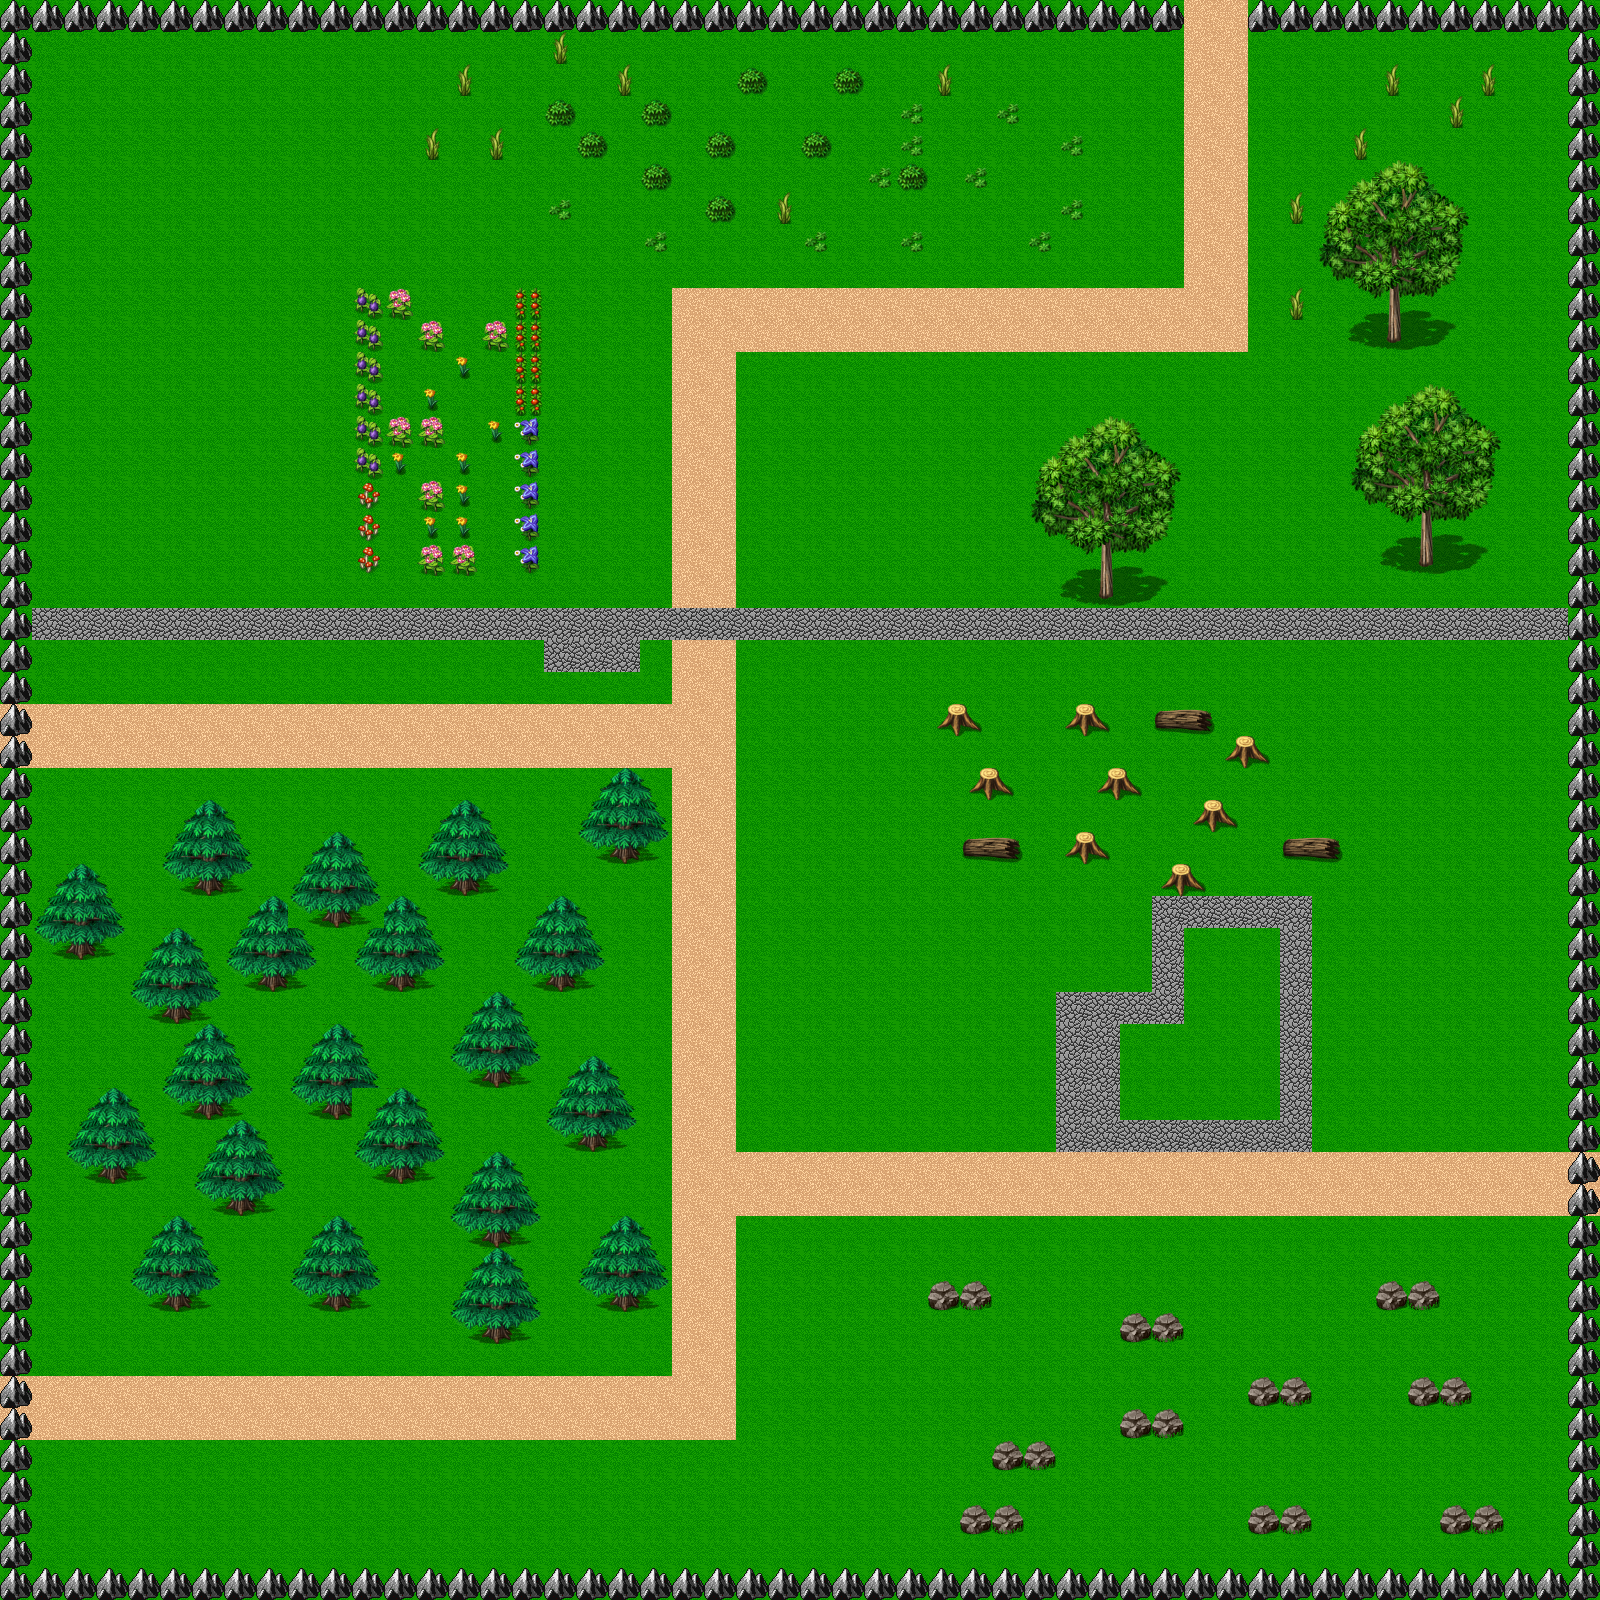

Below is a game level as drawn by its tile map, then a one-line description and the .tmx that defines it (tile-layer data replaced by summaries):
An orthogonal 50x50 tile map with 32x32 px tiles, 2 tile layers (Background, Trees), 3 tilesets and 1 object (enemy1).

<map version="1.0" orientation="orthogonal" width="50" height="50" tilewidth="32" tileheight="32">
 <tileset firstgid="1" name="dg_grounds32" tilewidth="32" tileheight="32">
  <image source="dg_grounds32.png" trans="ff00ff" width="288" height="608" />
  <tile id="31">
   <properties>
    <property name="Wall" value="1" />
   </properties>
  </tile>
 </tileset>
 <tileset firstgid="172" name="BiGZZ" tilewidth="32" tileheight="32">
  <image source="BiGZZ.jpg" trans="ff00ff" width="473" height="438" />
 </tileset>
 <tileset firstgid="354" name="tilebs" tilewidth="32" tileheight="32">
  <image source="tilebs.png" width="512" height="512" />
 </tileset>
 <layer name="Background" width="50" height="50">
  <data>[2500 cells, 2500 non-empty, 5 distinct tile ids]</data>
 </layer>
 <layer name="Trees" width="50" height="50">
  <data>[2500 cells, 387 non-empty, 54 distinct tile ids]</data>
 </layer>
 <objectgroup name="Objects" width="50" height="50">
  <object name="enemy1" x="1170" y="1040">
   <properties>
    <property name="Enemy" value="1" />
   </properties>
  </object>
 </objectgroup>
</map>
